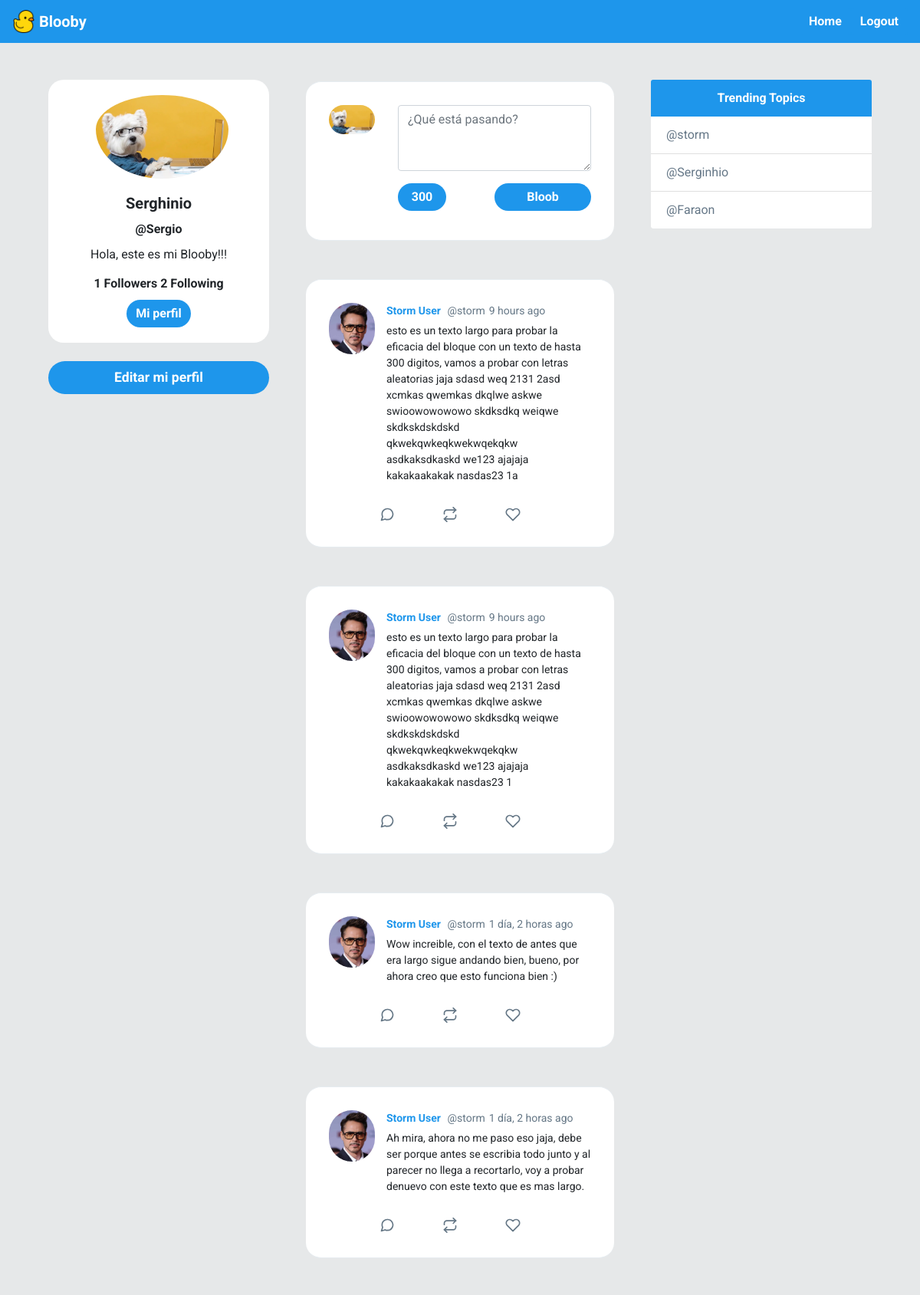
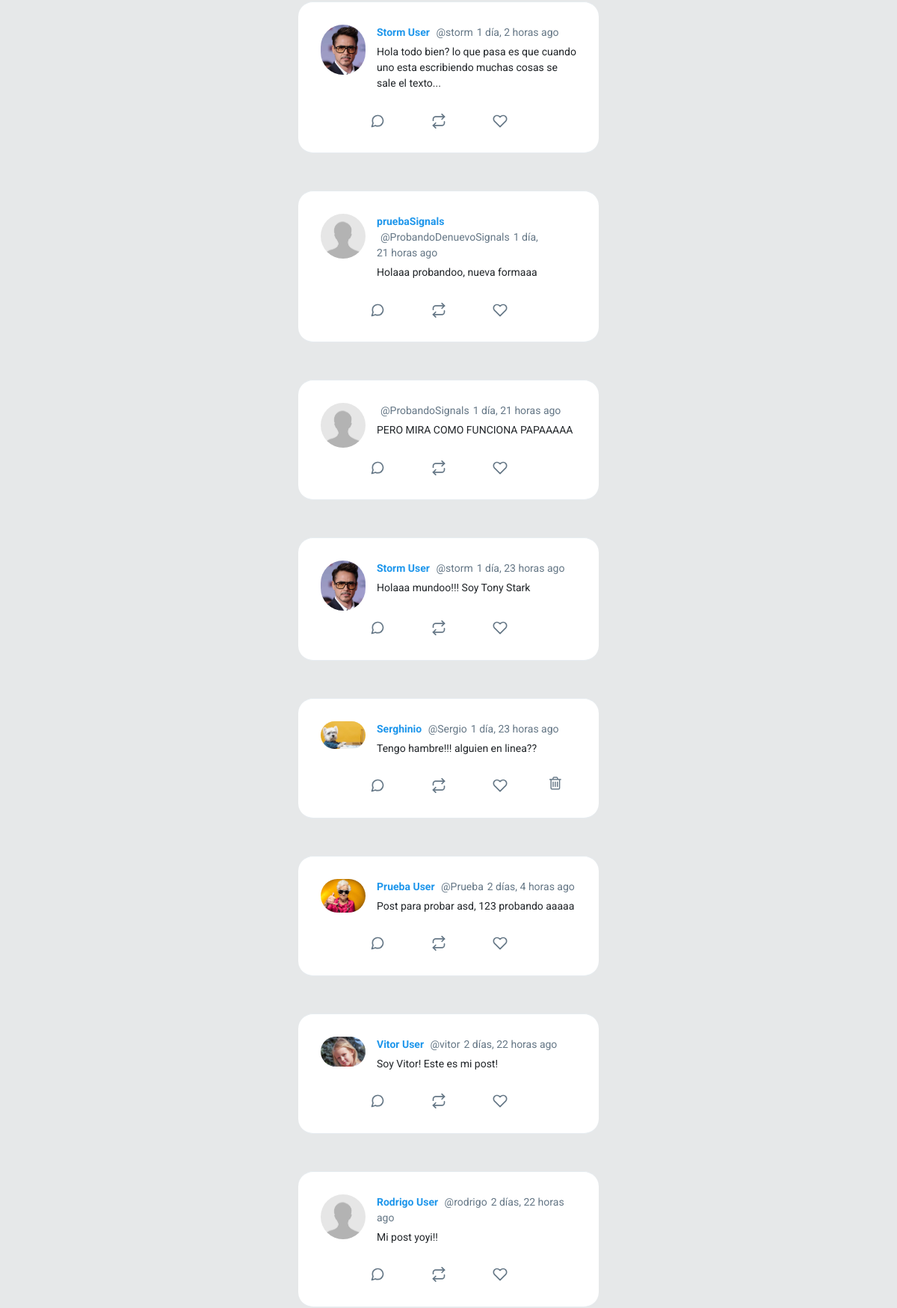
The app's page / (signed in, upper part) with its own data (2 pictures, top to bottom).
### Blooby/models.py (models this page shows, shortened)
class Profile(models.Model):
	user = models.OneToOneField(User, on_delete=models.CASCADE)
	bio = models.CharField(default='Hola, este es mi Blooby!!!', max_length=100)
	image = models.ImageField(default='default.png')
	def following(self):
		user_ids = Relationship.objects.filter(from_user=self.user)\
									.values_list('to_user_id', flat=True)
		return User.objects.filter(id__in=user_ids)
	def followers(self):
		user_ids = Relationship.objects.filter(to_user=self.user)\
									.values_list('from_user_id', flat=True)
		return User.objects.filter(id__in=user_ids)

class Post(models.Model):
	timestamp = models.DateTimeField(default=timezone.now)
	content = models.TextField(max_length=300)
	user = models.ForeignKey(User, on_delete=models.CASCADE, related_name='posts')
	liked = models.ManyToManyField(User, default=None, blank=True)
	class Meta:
		ordering = ['-timestamp']

### Blooby/views.py (the view)
# urls.py: path('', home, name='home'),
@login_required
def home(request):
	posts = Post.objects.all()
	if request.method == 'POST':
		form = PostForm(request.POST)
		if form.is_valid():
			post = form.save(commit=False)
			post.user = request.user
			post.save()
			return redirect('home')
	else:
		form = PostForm()
	context = {'posts':posts, 'form' : form }
	return render(request, 'Blooby/feed.html', context)

### Blooby/forms.py
class PostForm(forms.ModelForm):
	content = forms.CharField(widget=forms.Textarea(attrs={'class':'form-control w-100',
								'id':'contentsBox', 'rows':'3',
								'placeholder':'¿Qué está pasando?'}))
	class Meta:
		model = Post
		fields = ['content']

### Blooby/templates/Blooby/feed.html (shortened to what this page needs)
{% extends 'Blooby/_base.html' %}
{% load humanize %}
{% block content %}
{% load static %}
    <div id="main" class="container-fluid d-flex">
        <div class="sidebar m-5 d-none d-md-block">
            <div class="">
                <div class="card " style="width: 18rem; text-align:center;border-radius: 20px;">
                    <img class="card-img-top rounded-circle"
                        style="width:60%; position: relative;left: 62px;padding-top: 20px;"
                        src="{{ request.user.profile.image.url }}" alt="Card image cap">
                    <div class="card-body">
                        <h5 class="card-title font-weight-bold">{{ request.user.first_name }}</h5>
                        <h6 class="card-title font-weight-bold">@{{ request.user }}</h6>
                        <p class="card-text">{{ request.user.profile.bio }}</p>
                        <h6 class="card-title font-weight-bold">
                        {{ request.user.profile.followers.count }} Followers
                        {{ request.user.profile.following.count }} Following
                        </h6>
                        <a href="{% url 'profile' user %}" class="btn  text-white rounded-pill">Mi perfil</a>
                    </div>
                </div>
                <a href="{% url 'editar' %}" id="addATweetLeft" onclick="addTweet()" type="button"
                style="border-radius: 30px; font-size: 1.1rem; font-weight:bold;"
                class="btn btn-lg btn-block mt-4 text-white ">Editar mi perfil</a>
            </div>
        </div>
        <div class="content">
            <div id="inputTweetArea" class="tweet-wrap">
                <div class="d-flex">
                    <div class="col-xs">
                        <img src="{{ request.user.profile.image.url }}" alt="" class="avator">
                    </div>
                    <form class="col pr-0" method="post">
                        {{ form.content }}
                        <div class="container d-flex" style="padding: 1rem 0 0 0;">
                            <div id="leftBtn">
                                <div id="charBadge" class="badge badge-pill badge-primary ml-2"
                                    style="display: flex;align-items: center;width: 50%;justify-content: center;">
                                    <div id="charCountArea">300</div>
                                </div>
                            </div>
                            <div id="rightBtn">
                                <button class="btn rounded-pill"
                                    style="width: 100%;">Bloob</button>
                            </div>
                        </div>
                    </form>
                </div>
            </div>
            {% for post in posts %}
            <div id="tweetCards">
                <div class="tweet-wrap" style="border-radius:20px">
                    <div class="tweet-header">
                        <img src="{{ post.user.profile.image.url }}"
                            alt="" class="avator">
                        <div class="tweet-header-info">
                            <a href="{% url 'profile' post.user %}">
                            {{ post.user.first_name }}
                            </a>
                            <span>@{{ post.user }}</span><span>{{ post.timestamp|naturaltime }}
                            </span>
                            <p>{{ post.content }}</p>
                        </div>
                    </div>
                    <div class="tweet-info-counts">
                        <div class="comments">
                            <button style="background: white; border: none;">
                            </button>
                        </div>
                        <div class="retweets">
                            <button style="background: white; border: none;">
                        </button>
                        </div>
                        <div class="likes">
                            <button style="background: white; border: none;">
                            </button>
                        </div>
                        {% if request.user == post.user %}
                        <div class="trash">
                            <a href="{% url 'delete' post.id %}" style="background: white; border: none;">
                                <i class="fa fa-trash-o" style="color:#657786; font-size: 20px" aria-hidden="true"></i>
                            </a>
                        </div>
                        {% endif %}
                    </div>
                </div>
            </div>
            {% endfor %}
        </div>
        <div class="sidebar m-5 d-none d-xl-block">
            <div class="card" style="width: 18rem;">
                <div class="card-header">
                    Trending Topics
                </div>
                <ul class="list-group list-group-flush">
                    <li class="list-group-item"><a href="#" style="text-decoration: none;color: #657787;">@storm</a></li>
                    <li class="list-group-item"><a href="#" style="text-decoration: none;color: #657787;">@Serginhio</a></li>
                    <li class="list-group-item"><a href="#" style="text-decoration: none;color: #657787;">@Faraon</a></li>
                </ul>
            </div>
        </div>
    </div>
{% endblock content %}

### Blooby/static/css/style.css (style rules this page uses)
body { background: #E6E8E9; ; font-family: 'Asap', sans-serif; font-family: 'Roboto', sans-serif; }
img { max-width: 100%; }
.avator { border-radius: 100px; width: 60px; margin-right: 15px; }
.card { border: none; }
.card-header { background-color: #1E96EB ; color: white; text-align: center; font-weight: bold; border: none; }
#main { justify-content: center; }
#inputTweetArea { border-radius: 20px; }
#leftBtn { width: 50%; text-align: left; padding: 0; }
#rightBtn { width: 50%; text-align: right; padding: 0; }
.tweet-wrap { max-width: 490px; background: #fff; margin: 0 auto; margin-top: 50px; border-radius: 3px; padding: 30px; border-bottom: 1px solid #e6ecf0; border-top: 1px solid #e6ecf0; }
.tweet-header { display: flex; align-items: flex-start; font-size: 14px; }
.tweet-header-info { font-weight: bold; }
.tweet-header-info span { color: #657786; font-weight: normal; margin-left: 5px; }
.tweet-header-info p { font-weight: normal; margin-top: 5px; }
.tweet-info-counts { display: flex; margin-left: 60px; margin-top: 10px; }
.tweet-info-counts div { display: flex; margin-right: 20px; }
.tweet-info-counts div svg { color: #657786; margin-right: 10px; }
.btn { background-color: #1E96EB ; border-style: none; font-weight: bold; color: white; }
#charBadge { background-color: #1E96EB ; position: relative; left: -8px; font-size: 1rem; height: 100%; }
a:link { color: #1E96EB ; text-decoration: none; }

### records on screen
Post: user.profile.image (picture), user.first_name "Storm User", user "storm", timestamp "9 hours ago", content "esto es un texto largo para probar la eficacia del bloque con un texto de hasta 300 digitos, vamos a probar con letras aleatorias jaja sdasd weq 2131 2asd xcmkas qwemkas dkqlwe askwe swioowowowowo skdksdkq weiqwe skdkskdskdskd qkwekqwkeqkwekwqekqkw asdkaksdkaskd we123 ajajaja kakakaakakak nasdas23 1a"
Post: user.profile.image (picture), user.first_name "Storm User", user "storm", timestamp "9 hours ago", content "esto es un texto largo para probar la eficacia del bloque con un texto de hasta 300 digitos, vamos a probar con letras aleatorias jaja sdasd weq 2131 2asd xcmkas qwemkas dkqlwe askwe swioowowowowo skdksdkq weiqwe skdkskdskdskd qkwekqwkeqkwekwqekqkw asdkaksdkaskd we123 ajajaja kakakaakakak nasdas23 1"
Post: user.profile.image (picture), user.first_name "Storm User", user "storm", timestamp "1 día, 2 horas ago", content "Wow increible, con el texto de antes que era largo sigue andando bien, bueno, por ahora creo que esto funciona bien :)"
Post: user.profile.image (picture), user.first_name "Storm User", user "storm", timestamp "1 día, 2 horas ago", content "Ah mira, ahora no me paso eso jaja, debe ser porque antes se escribia todo junto y al parecer no llega a recortarlo, voy a probar denuevo con este texto que es mas largo."
Post: user.profile.image (picture), user.first_name "Storm User", user "storm", timestamp "1 día, 2 horas ago", content "Hola todo bien? lo que pasa es que cuando uno esta escribiendo muchas cosas se sale el texto..."
Post: user.profile.image (placeholder picture), user.first_name "pruebaSignals", user "ProbandoDenuevoSignals", timestamp "1 día, 21 horas ago", content "Holaaa probandoo, nueva formaaa"
Post: user.profile.image (placeholder picture), user "ProbandoSignals", timestamp "1 día, 21 horas ago", content "PERO MIRA COMO FUNCIONA PAPAAAAA"
Post: user.profile.image (picture), user.first_name "Storm User", user "storm", timestamp "1 día, 23 horas ago", content "Holaaa mundoo!!! Soy Tony Stark"
Post: user.profile.image (picture), user.first_name "Serghinio", user "Sergio", timestamp "1 día, 23 horas ago", content "Tengo hambre!!! alguien en linea??"
Post: user.profile.image (picture), user.first_name "Prueba User", user "Prueba", timestamp "2 días, 4 horas ago", content "Post para probar asd, 123 probando aaaaa"
Post: user.profile.image (picture), user.first_name "Vitor User", user "vitor", timestamp "2 días, 22 horas ago", content "Soy Vitor! Este es mi post!"
Post: user.profile.image (placeholder picture), user.first_name "Rodrigo User", user "rodrigo", timestamp "2 días, 22 horas ago", content "Mi post yoyi!!"

### other values on screen
{{ request.user.first_name }} "Serghinio"
{{ request.user }} "Sergio"
{{ request.user.profile.bio }} "Hola, este es mi Blooby!!!"
{{ request.user.profile.followers.count }} "1"
{{ request.user.profile.following.count }} "2"
